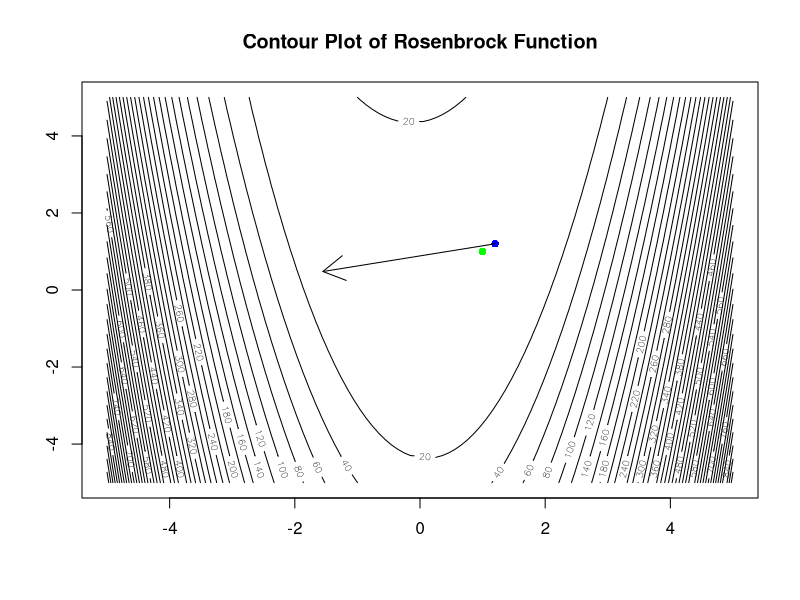
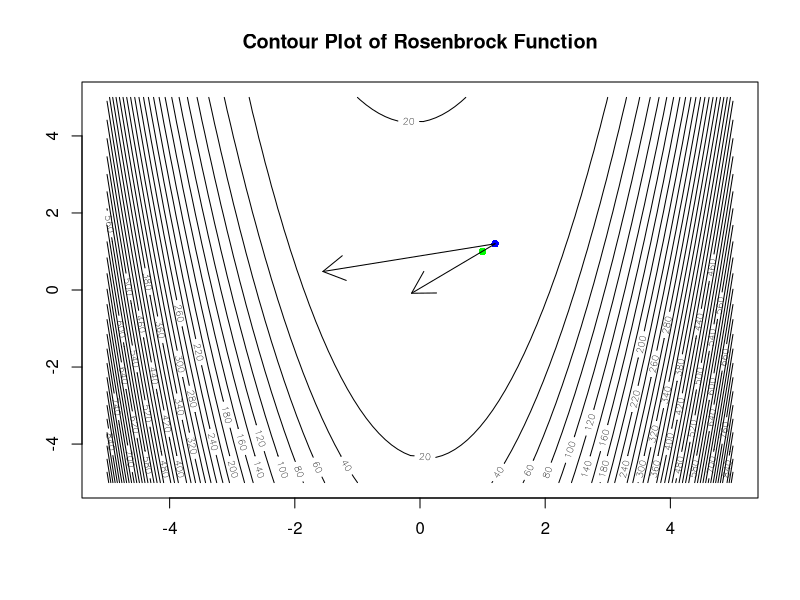
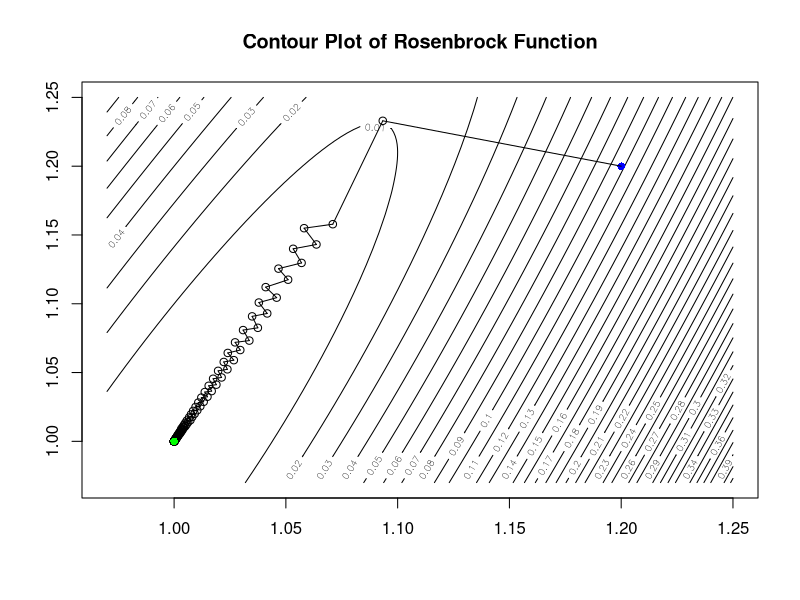

These charts were generated, in order, by the following R code:
## ---- chunk 1
# rosenbrock function
rosenbrock <- function(x1, x2) {
  out <- (x2-x1^2)^2 + (1-x1)^2
  return(out)
}

# compute the gradient
grad <- function(x1, x2) {
  c(-4*x1*(x2-x1^2)-2*(1-x1), 2*(x2-x1^2))
}

# compute the hess
hess <- function(x1, x2) {
  matrix(c(-4*x2+12*x1^2+2, -4*x1, -4*x1, 2), 2, 2) 
}
## ---- chunk 2
# make a contour plot
x1 <- seq(-5,5, length.out=100)
x2 <- x1
z <- outer(x1, x2,FUN=rosenbrock)
plot_contour <- contour(x1, x2, z, nlevels=50, main="Contour Plot of Rosenbrock Function")

# plot optimal solution
points(1,1, col="green", pch=16)

# plot initial point x0
x0 = c(1.2, 1.2)
points(x0[1], x0[2], col="blue", pch=16)

# compute and plot steepest descent for x0
grad_x0 <- grad(x0[1], x0[2])
arrows(x0[1], x0[2], -grad_x0[1], -grad_x0[2])
## ---- chunk 3
# compute hessian at x0
hess_x0 = hess(x0[1], x0[2])
hess_x0

# compute eigenvalues for hessian at x0
eigen(hess_x0)

# make a contour plot
x1 <- seq(-5,5, length.out=100)
x2 <- x1
z <- outer(x1, x2,FUN=rosenbrock)
plot_contour <- contour(x1, x2, z, nlevels=50, main="Contour Plot of Rosenbrock Function")

# plot optimal solution
points(1,1, col="green", pch=16)

# plot initial point x0
x0 = c(1.2, 1.2)
points(x0[1], x0[2], col="blue", pch=16)

# plot steepest descent for x0
grad_x0 <- grad(x0[1], x0[2])
arrows(x0[1], x0[2], -grad_x0[1], -grad_x0[2])

# compute Newton direction for x0 and plot it
newt_x0 = -solve(hess_x0) %*% grad_x0
arrows(x0[1], x0[2], newt_x0[1], newt_x0[2])
 
## ---- chunk 4
# make a contour plot
x1 <- seq(0.97,1.25, length.out=100)
x2 <- x1
z <- outer(x1, x2,FUN=rosenbrock)
plot_contour <- contour(x1, x2, z, nlevels=50, main="Contour Plot of Rosenbrock Function")

# plot initial point x0
x0 = c(1.2, 1.2)
points(x0[1], x0[2], col="blue", pch=16)


count <- 0

# initialize variables 
c1 <- 0.4
rho <- 0.8
xk <- c(1.2, 1.2)
grad_xk <- grad(xk[1], xk[2])
norm_grad <- norm(c(grad_xk[1],grad_xk[2]), type="2")

while(count < 500 && norm_grad > 0.000001) {
  a <- 1
  # choose a descent direction
  pk <- -grad(xk[1], xk[2])
  # initialize step length variables
  x_ap <- xk + a*pk
  f.x_ap <- rosenbrock(x_ap[1], x_ap[2])
  f.x <- rosenbrock(xk[1], xk[2])
  grad.x_cap <- c1*a*t(grad(xk[1], xk[2]))%*%pk 
  # compute step length based on first Wolfe condition
  while (f.x_ap > f.x + grad.x_cap) {
    # update step length
    a <- rho*a
    # update inequality
    x_ap <- xk + a*pk
    f.x_ap <- rosenbrock(x_ap[1], x_ap[2])
    grad.x_cap <- c1*a*t(grad(xk[1], xk[2]))%*%pk
  }
  # update ak and norm
  xk_1 <- xk
  xk <- xk + a*pk
  grad_xk <- grad(xk[1], xk[2])
  norm_grad <- norm(c(grad_xk[1],grad_xk[2]), type="2")
  count <-  count + 1
  # plot xk
  points(xk[1], xk[2])
  segments(xk_1[1], xk_1[2], xk[1], xk[2])
}

# plot optimal solution
points(1,1, col="green", pch=16)

print(count)
print(xk)
